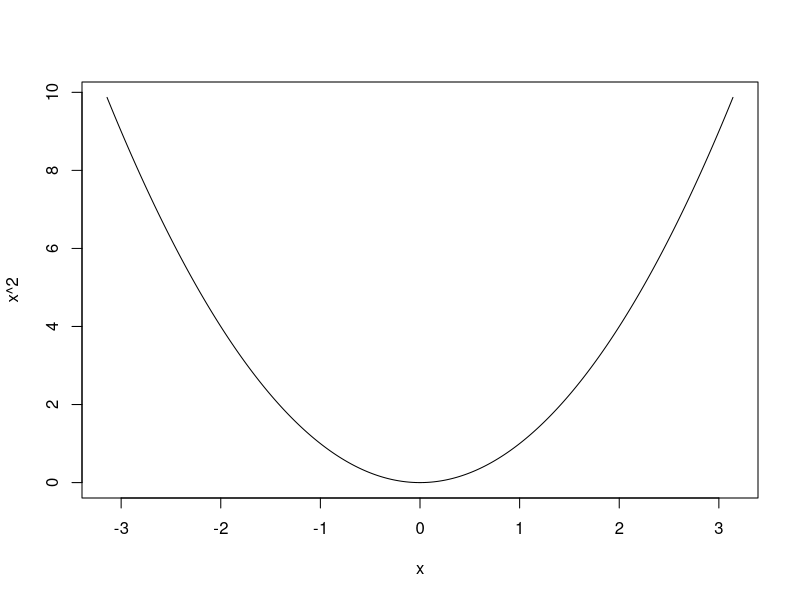
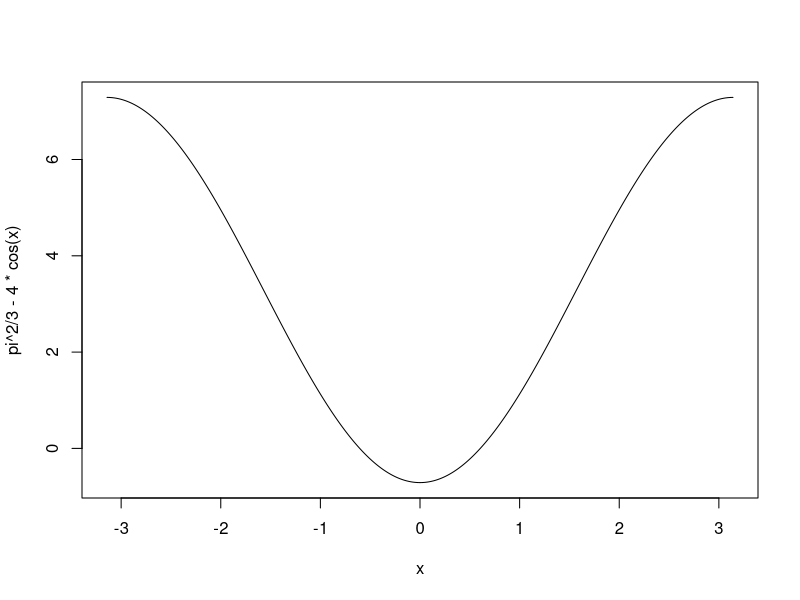
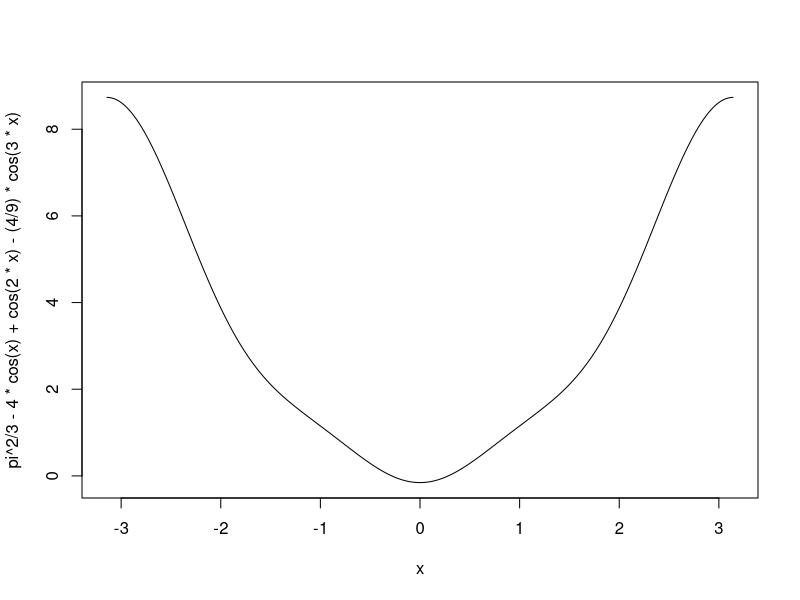
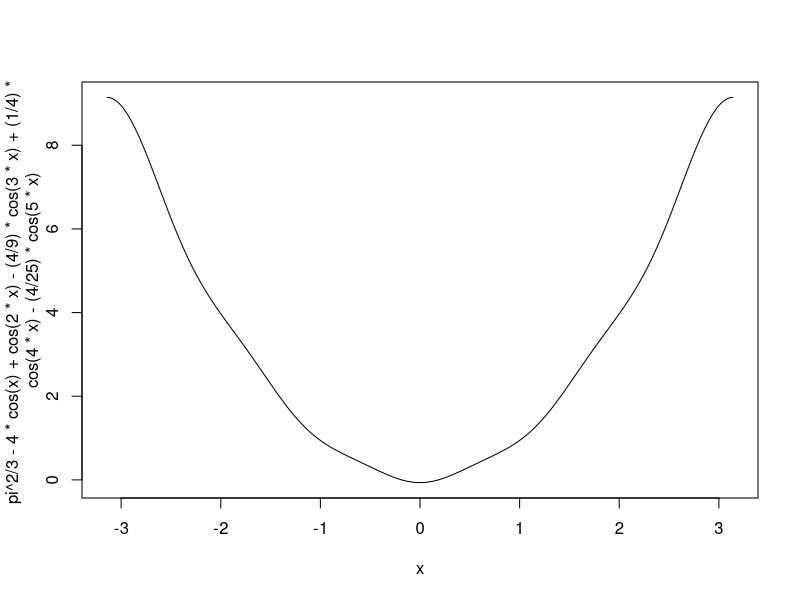
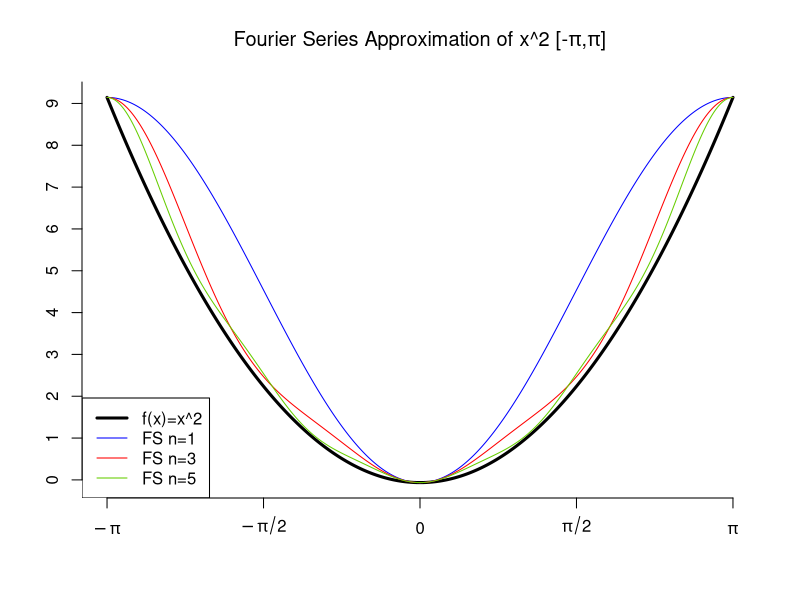

Generate these figures, in order, with R:
# Create Function and Fourier Series Approximations
true_function<-curve(x^2, -pi, pi, n = 5000, add = FALSE, type = "l", ylab = NULL, log = NULL)
fs1<-curve(pi^2/3 - 4*cos(x), -pi, pi, n = 5000, add = FALSE, type = "l")
fs3<-curve(pi^2/3 - 4*cos(x) + cos(2*x) - (4/9)*cos(3*x), -pi, pi, n = 5000, add = FALSE, type = "l")
fs5<-curve(pi^2/3 - 4*cos(x) + cos(2*x) - (4/9)*cos(3*x)+(1/4)*cos(4*x)-(4/25)*cos(5*x), -pi, pi, n = 5000, add = FALSE, type = "l")

# Plot Functions
plot(true_function, lwd=3, col="black", ann=FALSE, type='l',axes=FALSE)
par(new=TRUE)
plot(fs1, ann=FALSE, axes=FALSE,col='blue',type='l')
par(new=TRUE)
plot(fs3, ann=FALSE, axes=FALSE,col='red',type='l')
par(new=TRUE)
plot(fs5, ann=FALSE, axes=FALSE,col='chartreuse3',type='l')
par(new=TRUE)

# Add Legend
legend('bottomleft', legend=c('f(x)=x^2','FS n=1','FS n=3','FS n=5'), col=c("black", "blue",'red','chartreuse3'),lty=c(1,1,1,1),lwd=c(3,1,1,1))

# Add Title
title(main = expression(paste('Fourier Series Approximation of x^2 [-',pi,',',pi,']')), sub = NULL, xlab = NULL, ylab = NULL,
      line = NA, outer = FALSE)

# Create Custom Axis
axis(side=2,0:10) 
axis(side=1, at=c(-pi, -pi/2, 0 , pi/2, pi), labels=expression(-pi, -pi/2,  0,  pi/2, pi))   #"side=2" specifies "y" axis
